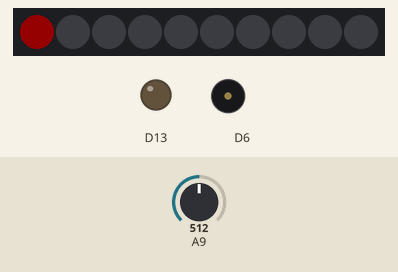
Simulated run of this sketch. Board: Adafruit Circuit Playground Express. Parts: 10 RGB LEDs in strip order, left to right, output pins drawn as LEDs (lit = HIGH), buzzer (waves = sounding). The test bench sets the inputs (shaded band); at power-on: A9 = 512. Dim RGB values are drawn brighter than linear; what the sketch prints to the serial monitor is not drawn.

Above: at 1.2 s.
1.3 s: A9 set to 686
At 2.3 s:
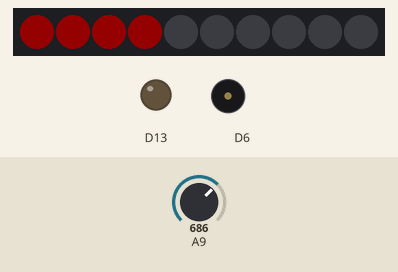
4.3 s: A9 set to 718
At 4.81 s:
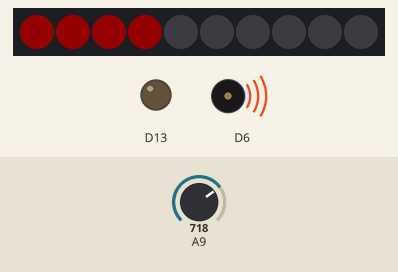
6.7 s: A9 set to 995
At 7.37 s:
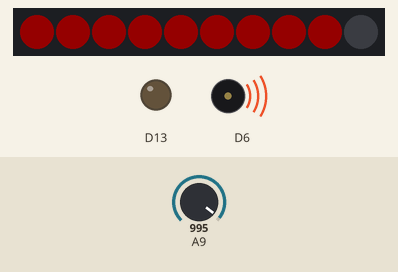
8.3 s: A9 set to 1016
At 8.61 s:
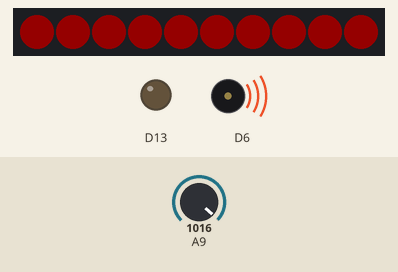
10.2 s: A9 set to 306
At 11.4 s:
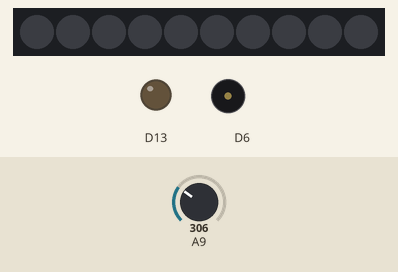
Timing chart, 0 to 12.7 s (numbered marks = the images above; inputs shaded):
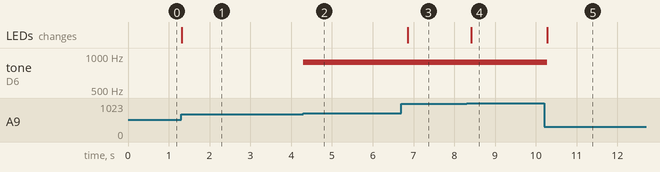

Measured:
- the behaviour switches between 700 and 701 on A9 (found by bisection; images 1 and 2)
- the behaviour switches between 1004 and 1005 on A9 (found by bisection; images 3 and 4)
- after the input at 1.3 s, the LEDs: change at once (image 1)
- after the input at 4.3 s, tone on D6: silent → 880 Hz at once
- after the input at 6.7 s, the LEDs: change after 0.15 s (image 3)
- after the input at 8.3 s, the LEDs: change after 0.11 s (image 4)
- after the input at 10.2 s, tone on D6: 880 Hz → silent after 0.08 s; the LEDs: change after 0.09 s (image 5)

The sketch:

ArtScience_GasSensor.ino
```cpp
/*Tomas de Camino Beck
www.funcostarica.org

*/
#include <Adafruit_CircuitPlayground.h>
#define MIN 500
#define MAX 1005
#define ALARM 700

void setup() {
  // put your setup code here, to run once:
  pinMode(A9,INPUT);
  Serial.begin(9600);
  CircuitPlayground.begin();
}

void loop() {
  // put your main code here, to run repeatedly:
  int val = analogRead(A9);
  if(val>ALARM)CircuitPlayground.playTone(880,100);
  Serial.println(val);
  pixelMeter(val,MIN,MAX);
}

void pixelMeter(float value, float minimum, float maximum){
  int p = map(value,minimum,maximum,0,9);
  CircuitPlayground.clearPixels();
  for(int i=0;i<=p;i++){
    int c=map(i,0,9,0,255);
    CircuitPlayground.setPixelColor(i, CircuitPlayground.strip.Color(255,0,0));
  }
}
```
